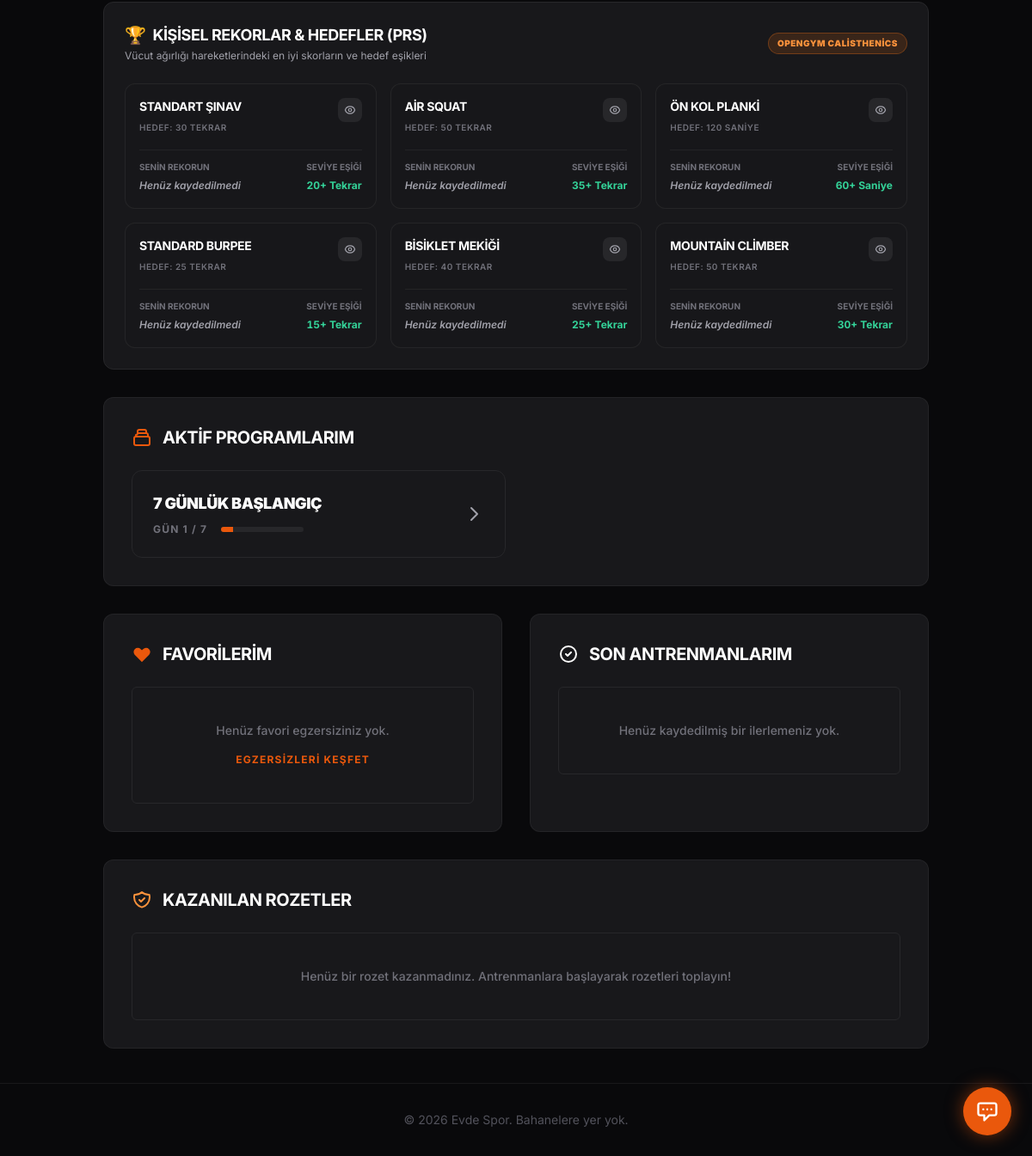
Before: /profil (signed in, lower part) with the older database file.
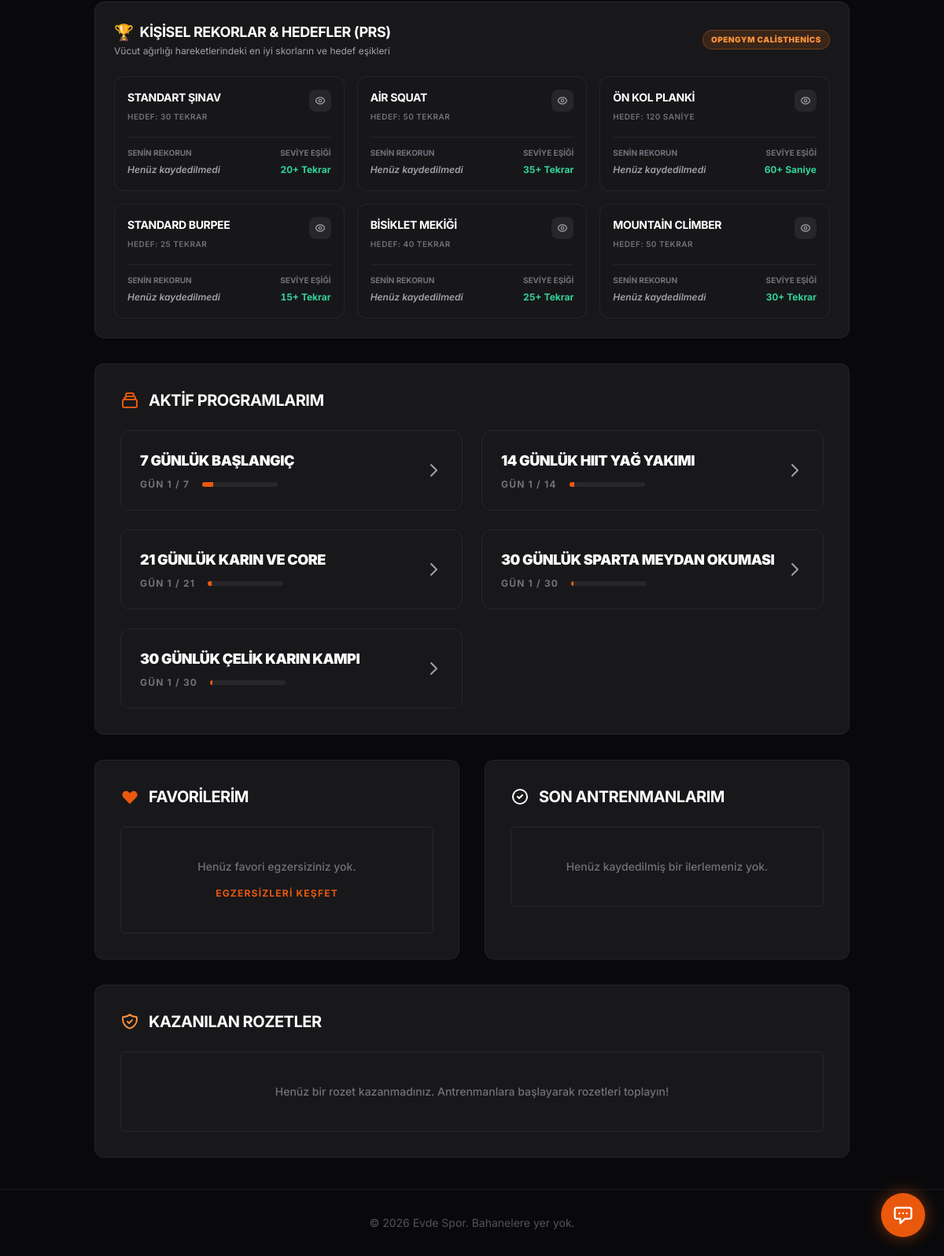
After: the same page with the newer database file.
### models.py (models this page shows)
class UserProgram(db.Model):
    id = db.Column(db.Integer, primary_key=True)
    user_id = db.Column(db.Integer, db.ForeignKey('user.id'), nullable=False)
    program_id = db.Column(db.Integer, db.ForeignKey('program.id'), nullable=False)
    current_day = db.Column(db.Integer, default=1)
    started_at = db.Column(db.DateTime, default=datetime.utcnow)
    user = db.relationship('User', backref=db.backref('active_programs', lazy=True))
    program = db.relationship('Program')

class Program(db.Model):
    id = db.Column(db.Integer, primary_key=True)
    title = db.Column(db.String(100), nullable=False)
    slug = db.Column(db.String(100), unique=True, nullable=False)
    description = db.Column(db.Text, nullable=True)
    duration_days = db.Column(db.Integer, nullable=False)
    level = db.Column(db.String(50), nullable=False)
    goal = db.Column(db.String(100), nullable=False)

### app.py (the view)
    @app.route('/profil')
    @login_required
    def profile():
        favorites = current_user.favorites
        progress = UserProgress.query.filter_by(user_id=current_user.id).order_by(UserProgress.completed_at.desc()).limit(15).all()
        today = date.today()
        today_log = DailyLog.query.filter_by(user_id=current_user.id, log_date=today).first()
        today_start = datetime.combine(today, datetime.min.time())
        today_progress = UserProgress.query.filter(UserProgress.user_id == current_user.id, UserProgress.completed_at >= today_start).all()
        today_duration = sum([p.duration_spent or 0 for p in today_progress])
        active_programs = current_user.active_programs
        user_badges = current_user.badges
        all_progress = UserProgress.query.filter_by(user_id=current_user.id).all()
        total_workouts = len(all_progress)
        total_calories = sum([p.calories_burned or 0 for p in all_progress])
        total_minutes = sum([p.duration_spent or 0 for p in all_progress]) // 60
        day_names_tr = ['Pzt', 'Sal', 'Çar', 'Per', 'Cum', 'Cmt', 'Paz']
        weekly_stats = []
        for i in range(6, -1, -1):
            d = today - timedelta(days=i)
            d_start = datetime.combine(d, datetime.min.time())
            d_end = datetime.combine(d, datetime.max.time())
            day_entries = [p for p in all_progress if p.completed_at and d_start <= p.completed_at <= d_end]
            cals = sum([p.calories_burned or 0 for p in day_entries])
            dur = sum([p.duration_spent or 0 for p in day_entries]) // 60
            weekly_stats.append({
                'date_str': d.strftime('%d.%m'),
                'day_name': day_names_tr[d.weekday()],
                'calories': cals,
                'duration_min': dur,
                'count': len(day_entries)
            })
        max_weekly_cal = max([w['calories'] for w in weekly_stats] + [150])
        muscle_distribution = {}
        for p in all_progress:
            mg = p.exercise.muscle_group if (p.exercise and p.exercise.muscle_group) else 'Tüm Vücut'
            muscle_distribution[mg] = muscle_distribution.get(mg, 0) + 1
        workout_counts_by_date = {}
        for p in all_progress:
            if p.completed_at:
                dt_key = p.completed_at.strftime('%Y-%m-%d')
                workout_counts_by_date[dt_key] = workout_counts_by_date.get(dt_key, 0) + 1
        total_days = 52 * 7
        end_date = today
        start_date = end_date - timedelta(days=total_days - 1)
        start_date = start_date - timedelta(days=start_date.weekday())
        heatmap_days = []
        cur_d = start_date
        while cur_d <= end_date:
            dt_key = cur_d.strftime('%Y-%m-%d')
            cnt = workout_counts_by_date.get(dt_key, 0)
            level = 0
            if cnt >= 4:
                level = 4
            elif cnt >= 3:
                level = 3
            elif cnt >= 2:
                level = 2
            elif cnt >= 1:
                level = 1
            heatmap_days.append({
                'date': dt_key,
                'count': cnt,
                'level': level,
                'weekday': cur_d.weekday(),
                'is_today': (cur_d == today)
            })
            cur_d += timedelta(days=1)
        pr_definitions = [
            {'slug': 'standart-push-up-normal-sinav', 'name': 'Standart Şınav', 'unit': 'Tekrar', 'target': '30 Tekrar', 'benchmark': '20'},
            {'slug': 'standart-air-squat', 'name': 'Air Squat', 'unit': 'Tekrar', 'target': '50 Tekrar', 'benchmark': '35'},
            {'slug': 'forearm-plank-on-kol-planki', 'name': 'Ön Kol Planki', 'unit': 'Saniye', 'target': '120 Saniye', 'benchmark': '60'},
            {'slug': 'standard-burpee', 'name': 'Standard Burpee', 'unit': 'Tekrar', 'target': '25 Tekrar', 'benchmark': '15'},
            {'slug': 'bicycle-crunch-bisiklet-mekigi', 'name': 'Bisiklet Mekiği', 'unit': 'Tekrar', 'target': '40 Tekrar', 'benchmark': '25'},
            {'slug': 'mountain-climber', 'name': 'Mountain Climber', 'unit': 'Tekrar', 'target': '50 Tekrar', 'benchmark': '30'}
        ]
        personal_records = []
        for item in pr_definitions:
            logs_for_ex = [p for p in all_progress if p.exercise and p.exercise.slug == item['slug']]
            best_val = 0
            for p in logs_for_ex:
                dur = p.duration_spent or 0
                val = dur if item['unit'] == 'Saniye' else max(dur // 3, 10)
                if val > best_val:
                    best_val = val
            personal_records.append({
                'slug': item['slug'],
                'name': item['name'],
                'unit': item['unit'],
                'target': item['target'],
                'benchmark': item['benchmark'],
                'best': best_val if best_val > 0 else None
            })
        return render_template(
            'profile.html',
            favorites=favorites,
            progress=progress,
            today_log=today_log,
            today_duration=today_duration,
            active_programs=active_programs,
            user_badges=user_badges,
            weekly_stats=weekly_stats,
            max_weekly_cal=max_weekly_cal,
            total_workouts=total_workouts,
            total_calories=total_calories,
            total_minutes=total_minutes,
            muscle_distribution=muscle_distribution,
            heatmap_days=heatmap_days,
            personal_records=personal_records
        )

### templates/profile.html (shortened to what this page needs)
{% extends 'base.html' %}
{% block content %}
                {% set water = today_log.water_ml if today_log and today_log.water_ml else 0 %}
                {% set cals = today_log.calories_consumed if today_log and today_log.calories_consumed else 0 %}
                {% set dur = today_duration if today_duration else 0 %}
                {% set water_pct = [(water / 2000.0), 1.0]|min %}
                {% set cal_pct = [(cals / 2500.0), 1.0]|min %}
                {% set dur_pct = [(dur / 3600.0), 1.0]|min %}
                {% set water_offset = 125 - (125 * water_pct) %}
                {% set cal_offset = 188 - (188 * cal_pct) %}
                {% set dur_offset = 251 - (251 * dur_pct) %}
<div class="athletic-card rounded-xl p-6 mb-8 relative z-10 no-print border border-zinc-800">
    <div class="flex items-center justify-between mb-6">
        <div>
            <h3 class="text-lg font-bold text-white uppercase tracking-tight flex items-center gap-2">
                <span class="text-xl">🏆</span>
                <span>Kişisel Rekorlar & Hedefler (PRs)</span>
            </h3>
            <p class="text-xs text-zinc-400 mt-0.5">Vücut ağırlığı hareketlerindeki en iyi skorların ve hedef eşikleri</p>
        </div>
        <span class="px-2.5 py-1 rounded-full text-[10px] font-black uppercase tracking-wider bg-orange-500/15 text-orange-400 border border-orange-500/30">
            openGym Calisthenics
        </span>
    </div>
    <div class="grid grid-cols-1 sm:grid-cols-2 lg:grid-cols-3 gap-4">
        {% for pr in personal_records %}
        <div class="bg-zinc-900/80 border border-zinc-800/90 hover:border-orange-500/50 rounded-xl p-4 transition-all group flex flex-col justify-between">
            <div class="flex items-start justify-between gap-3">
                <div>
                    <h4 class="text-white font-bold text-sm uppercase tracking-tight group-hover:text-accent transition-colors">
                        {{ pr.name }}
                    </h4>
                    <span class="text-[10px] font-semibold text-zinc-500 uppercase tracking-wider">Hedef: {{ pr.target }}</span>
                </div>
                <a href="/egzersizler/{{ pr.slug }}" title="3D Form Demosunu İzle" class="w-7 h-7 rounded-lg bg-zinc-800 group-hover:bg-accent text-zinc-400 group-hover:text-white flex items-center justify-center transition-colors">
                </a>
            </div>
            <div class="mt-4 pt-3 border-t border-zinc-800/80 flex items-end justify-between">
                <div>
                    <span class="text-[10px] font-bold text-zinc-500 uppercase block">Senin Rekorun</span>
                    {% if pr.best %}
                        <span class="text-xl font-black text-white font-mono">{{ pr.best }} <span class="text-xs text-orange-400 font-bold uppercase">{{ pr.unit }}</span></span>
                    {% else %}
                        <span class="text-xs font-semibold text-zinc-400 italic">Henüz kaydedilmedi</span>
                    {% endif %}
                </div>
                <div class="text-right">
                    <span class="text-[10px] font-bold text-zinc-500 uppercase block">Seviye Eşiği</span>
                    <span class="text-xs font-bold text-emerald-400 font-mono">{{ pr.benchmark }}+ {{ pr.unit }}</span>
                </div>
            </div>
        </div>
        {% endfor %}
    </div>
</div>
<div class="athletic-card rounded-xl p-8 mb-8 relative z-10 no-print">
    <h2 class="text-xl font-bold text-white mb-6 flex items-center uppercase tracking-tight">
        Aktif Programlarım
    </h2>
    {% if active_programs %}
        <div class="grid grid-cols-1 md:grid-cols-2 gap-6">
        {% for up in active_programs %}
            <a href="/programlar/{{ up.program.slug }}" class="block group">
                <div class="bg-zinc-900 border border-zinc-800 p-6 rounded-xl flex items-center justify-between transition-all duration-300 group-hover:border-accent/50 group-hover:-translate-y-1">
                    <div>
                        <h4 class="font-black text-white text-lg uppercase tracking-tight group-hover:text-accent transition-colors">{{ up.program.title }}</h4>
                        <div class="flex items-center mt-2 space-x-4">
                            <p class="text-xs font-bold text-zinc-500 uppercase tracking-widest">Gün {{ up.current_day }} / {{ up.program.duration_days }}</p>
                            <div class="w-24 h-1.5 bg-zinc-800 rounded-full overflow-hidden">
                                <div class="h-full bg-accent" style="width: {{ (up.current_day / up.program.duration_days * 100)|round }}%"></div>
                            </div>
                        </div>
                    </div>
                    <div class="text-zinc-400 group-hover:text-white transition-colors">
                        <svg class="w-6 h-6" fill="none" stroke="currentColor" viewBox="0 0 24 24"><path stroke-linecap="round" stroke-linejoin="round" stroke-width="2" d="M9 5l7 7-7 7"></path></svg>
                    </div>
                </div>
            </a>
        {% endfor %}
        </div>
    {% endif %}
</div>
<div class="grid grid-cols-1 lg:grid-cols-2 gap-8 relative z-10 no-print">
    <div class="athletic-card rounded-xl p-8">
        <h2 class="text-xl font-bold text-white mb-6 flex items-center uppercase tracking-tight">
            <svg class="w-6 h-6 mr-3 text-accent" fill="currentColor" viewBox="0 0 20 20"><path fill-rule="evenodd" d="M3.172 5.172a4 4 0 015.656 0L10 6.343l1.172-1.171a4 4 0 115.656 5.656L10 17.657l-6.828-6.829a4 4 0 010-5.656z" clip-rule="evenodd"></path></svg>
            Favorilerim
        </h2>
        {% if favorites %}
            <ul class="space-y-3">
            {% for fav in favorites %}
                <li class="bg-zinc-900 border border-zinc-800 p-4 rounded-md flex justify-between items-center transition-colors hover:border-zinc-700">
                    <div>
                        <a href="/egzersizler/{{ fav.slug }}" class="font-bold text-white hover:text-accent transition-colors uppercase">{{ fav.name }}</a>
                        <p class="text-xs font-bold text-zinc-500 mt-1 uppercase tracking-wide">{{ fav.muscle_group }}</p>
                    </div>
                    <form action="/favori-ekle/{{ fav.id }}" method="POST">
                        <button type="submit" class="text-zinc-500 hover:text-white hover:bg-zinc-800 text-xs font-bold border border-zinc-700 px-3 py-2 rounded-sm uppercase tracking-wide transition-colors">Kaldır</button>
                    </form>
                </li>
            {% endfor %}
            </ul>
        {% else %}
            <div class="text-center py-10 bg-zinc-900 rounded-md border border-zinc-800">
                <p class="text-zinc-500 text-sm font-medium">Henüz favori egzersiziniz yok.</p>
                <a href="/egzersizler" class="inline-block mt-4 text-accent font-bold hover:underline uppercase text-xs tracking-widest">Egzersizleri Keşfet</a>
            </div>
        {% endif %}
    </div>
    <div class="athletic-card rounded-xl p-8">
        <h2 class="text-xl font-bold text-white mb-6 flex items-center uppercase tracking-tight">
            <svg class="w-6 h-6 mr-3 text-white" fill="none" stroke="currentColor" viewBox="0 0 24 24"><path stroke-linecap="round" stroke-linejoin="round" stroke-width="2" d="M9 12l2 2 4-4m6 2a9 9 0 11-18 0 9 9 0 0118 0z"></path></svg>
            Son Antrenmanlarım
        </h2>
        {% if progress %}
            <ul class="space-y-3">
            {% for p in progress %}
                <li class="bg-zinc-900 border border-zinc-800 p-4 rounded-md transition-colors hover:border-zinc-700">
                    <div class="flex justify-between items-center mb-3">
                        <span class="font-bold text-white uppercase">{{ p.exercise.name if p.exercise else 'Antrenman Seansı' }}</span>
                        <span class="text-xs font-mono font-bold text-zinc-500">{{ p.completed_at.strftime('%d.%m.%Y %H:%M') }}</span>
                    </div>
                    <div class="flex items-center gap-3 text-xs font-bold uppercase tracking-wide">
                        <span class="bg-zinc-800 text-white px-2 py-1 rounded-sm">
                            🔥 {{ p.calories_burned }} kcal
                        </span>
                        <span class="bg-zinc-800 text-zinc-400 px-2 py-1 rounded-sm">
                            ⏱️ {{ p.duration_spent }} sn
                        </span>
                    </div>
                </li>
            {% endfor %}
            </ul>
        {% else %}
            <div class="text-center py-10 bg-zinc-900 rounded-md border border-zinc-800">
                <p class="text-zinc-500 text-sm font-medium">Henüz kaydedilmiş bir ilerlemeniz yok.</p>
            </div>
        {% endif %}
    </div>
    <div class="athletic-card rounded-xl p-8 lg:col-span-2 no-print">
        <h2 class="text-xl font-bold text-white mb-6 flex items-center uppercase tracking-tight">
            Kazanılan Rozetler
        </h2>
        {% if user_badges %}
            <div class="flex flex-wrap gap-4">
            {% for ub in user_badges %}
                <div class="bg-zinc-900 border border-zinc-800 p-4 rounded-xl flex items-center gap-4 transition-all hover:border-accent/50 w-full md:w-[calc(50%-1rem)] lg:w-[calc(33.333%-1rem)]">
                    <div class="w-12 h-12 rounded-full bg-orange-500/20 text-orange-500 flex items-center justify-center shrink-0">
                        <svg class="w-6 h-6" fill="currentColor" viewBox="0 0 24 24"><path d="{{ ub.badge.icon }}"></path></svg>
                    </div>
                    <div>
                        <h4 class="text-white font-bold text-sm uppercase tracking-tight">{{ ub.badge.name }}</h4>
                        <p class="text-zinc-500 text-xs font-medium">{{ ub.badge.description }}</p>
                    </div>
                </div>
            {% endfor %}
            </div>
        {% else %}
            <div class="text-center py-10 bg-zinc-900 rounded-md border border-zinc-800">
                <p class="text-zinc-500 text-sm font-medium">Henüz bir rozet kazanmadınız. Antrenmanlara başlayarak rozetleri toplayın!</p>
            </div>
        {% endif %}
    </div>
</div>
{% endblock %}

Changed rows visible on the page:
added UserProgram: program "14 GÜNLÜK HIIT YAĞ YAKIMI", current_day "1", program.duration_days "14"
added UserProgram: program "21 GÜNLÜK KARIN VE CORE", current_day "1", program.duration_days "21"
added UserProgram: program "30 GÜNLÜK SPARTA MEYDAN OKUMASI", current_day "1", program.duration_days "30"
added UserProgram: program "30 GÜNLÜK ÇELIK KARIN KAMPI", current_day "1", program.duration_days "30"
